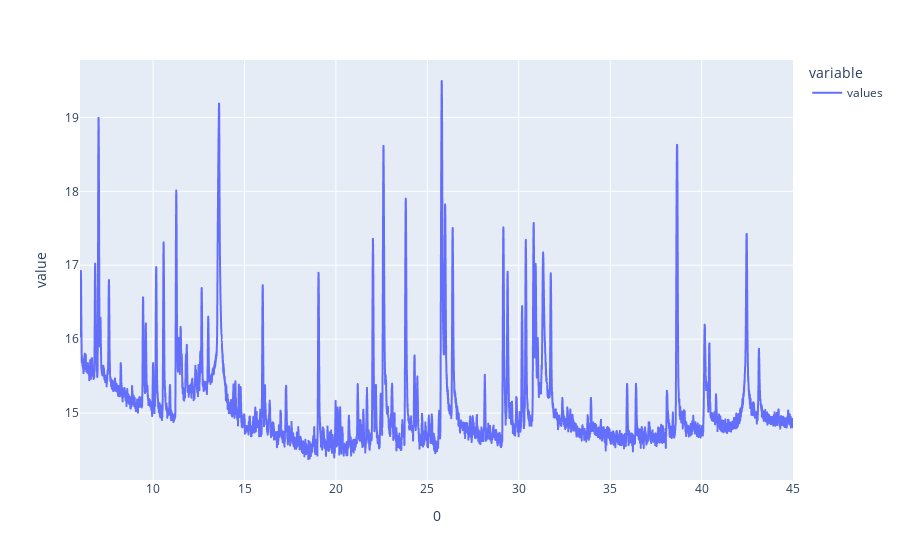

The cell this chart's notebook holds for it:
### Markdown cell above
## Mise en évidence des pics
Le passage des données en logarithme permet de mettre en évidence les plus petits pics du graphique, le but est de ne pas donner un importance trop grande aux pics les plus grands, car cela pourrait compliquer le travail sur la partie IA dans le cas ou l'information importante est contenue dans un pic de taille faible.<br>
Remarque : la fonction logarithme est bijective, il n'y a donc pas de perte d'information.

### Code cell
temp = np.log(temp)
temp.plot()

### Figure 1 — Plotly figure (JSON) as saved in the notebook; plotly's stock layout.template omitted (floating-point values rounded to 4 significant figures; data arrays with more than 128 entries replaced by an {"elided": "..."} marker saying what was removed)
{"data": [{"hovertemplate": "variable=values<br>0=%{x}<br>value=%{y}<extra></extra>", "legendgroup": "values", "line": {"color": "#636efa", "dash": "solid"}, "mode": "lines", "name": "values", "showlegend": true, "type": "scattergl", "x": {"elided": "6607 float values"}, "xaxis": "x", "y": {"elided": "6607 float values"}, "yaxis": "y"}], "layout": {"legend": {"title": {"text": "variable"}, "tracegroupgap": 0}, "margin": {"t": 60}, "xaxis": {"anchor": "y", "domain": [0, 1], "title": {"text": "0"}}, "yaxis": {"anchor": "x", "domain": [0, 1], "title": {"text": "value"}}}}
